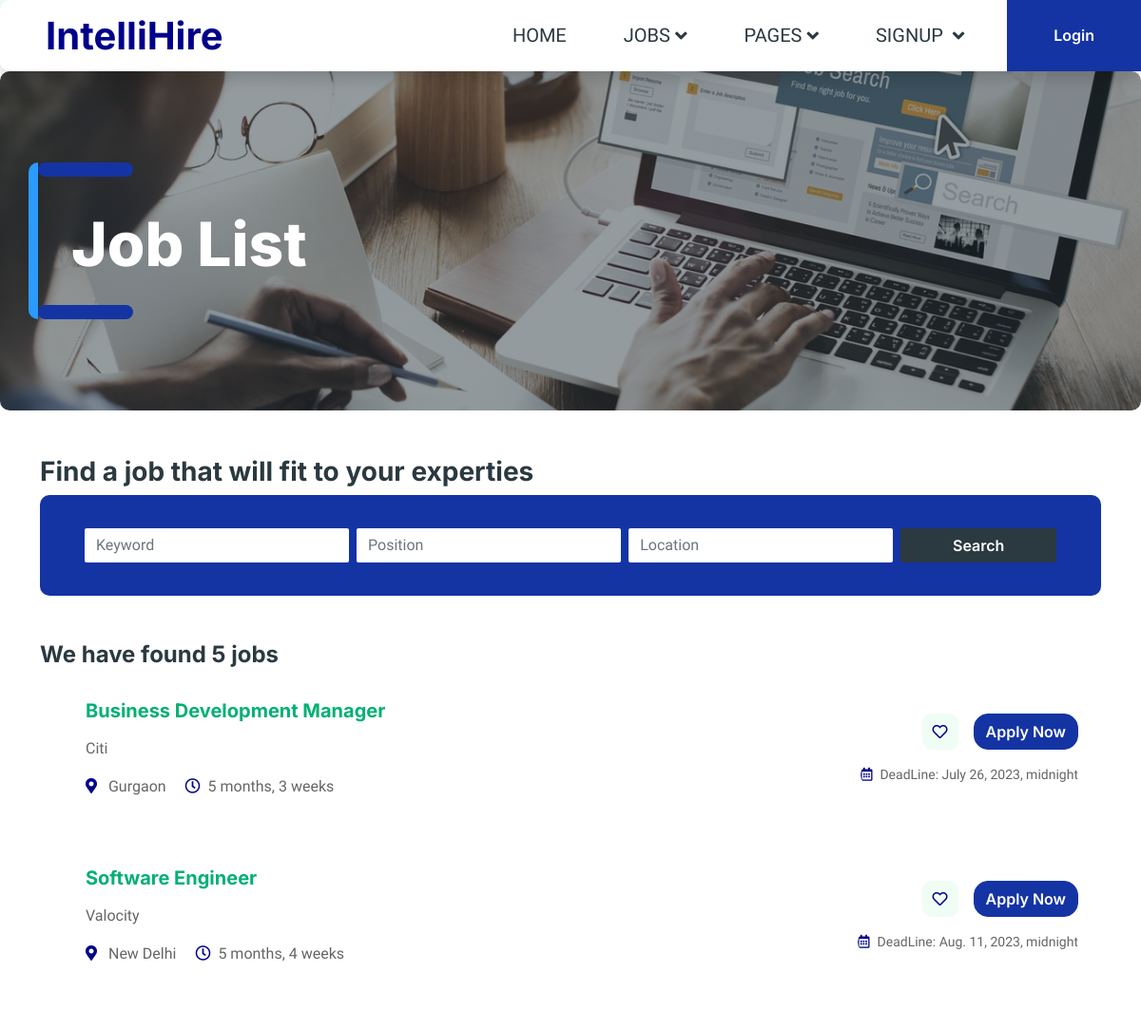
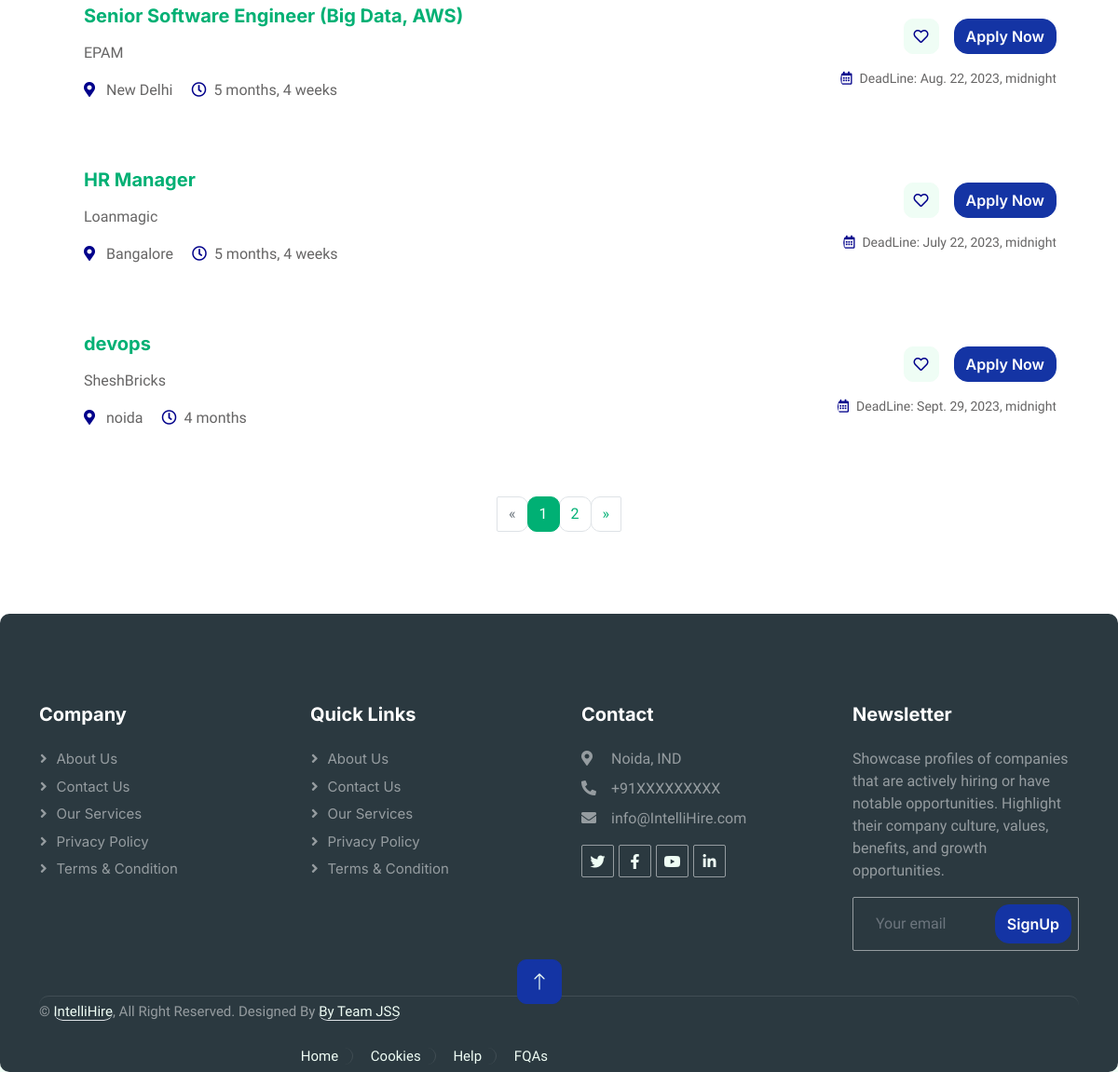
Page /jobs on the committed database (2 pictures, top to bottom).
### jobsapp/models.py (models this page shows, shortened)
class Job(models.Model):
    user = models.ForeignKey(User, on_delete=models.CASCADE)
    title = models.CharField(max_length=300)
    description = models.TextField()
    location = models.CharField(max_length=150)
    type = models.CharField(choices=JOB_TYPE, max_length=10)
    category = models.CharField(max_length=100)
    last_date = models.DateTimeField()
    company_name = models.CharField(max_length=100)
    company_description = models.CharField(max_length=300)
    website = models.CharField(max_length=100, default="")
    created_at = models.DateTimeField(auto_now=True)
    filled = models.BooleanField(default=False)

### jobsapp/views/home.py (the view)
# urls.py: path('jobs', JobListView.as_view(), name='jobs'),
class JobListView(ListView):
    model = Job
    template_name = 'jobs/jobs.html'
    context_object_name = 'jobs'
    paginate_by = 5

### templates/jobs/jobs.html (shortened to what this page needs)
{% extends 'base.html' %}
{% load static %}
{% block content %}
 <div class="container-xxl py-5 bg-dark page-header mb-5">
    <div class="container my-5 pt-5 pb-4">
        <h1 class="display-3 text-white mb-3 animated slideInDown">Job List</h1>
    </div>
</div>
    <section class="job-form-section job-form-section--compressed">
        <div class="container">
            <h3 class="heading">Find a <span class="accent">job </span> that will <span class="accent">fit to your experties</span></h4>
    <div class="container-fluid bg-primary mb-5 wow fadeIn" data-wow-delay="0.1s" style="padding: 35px;">
        <div class="container">
            <div class="row g-2">
                            <div class="col-md-10">
                                 <form id="job-main-form" method="get" action="{% url 'jobs:search' %}" class="job-main-form">
                                <div class="row g-2">
                                    <div class="col-md-4">
                                <input type="text" class="form-control border-0" placeholder="Keyword" />
                                    </div>
                                    <div class="col-md-4">
                                            <input type="text" id="profession" name="position"
                                                   placeholder="Position"  style="color: black" class="form-control border-0">
                                    </div>
                                    <div class="col-md-4">
                                            <input type="text" id="location" name="location"
                                                   placeholder="Location" class="form-control border-0">
                                    </div>
                                </div>
                            </div>
                                    <div class="col-md-2">
                                        <button type="submit"
                                                class="btn btn-dark border-0 w-100">Search
                                        </button>
                                    </div>
            </div>
        </div>
    </div>
        </div>
    </section>
    <section>
         <div class="container">
            <h4 class="heading">We have found <span class="accent">{{ jobs.count }}</span> jobs</h3>
            {% for job in jobs %}
            <div class="tab-class text-center wow fadeInUp" data-wow-delay="0.3s">
                <div class="tab-content">
                 <div id="tab-1" class="tab-pane fade show p-0 active">
                            <div class="job-item p-4 mb-4">
                                <div class="row g-4">
                                    <div class="col-sm-12 col-md-8 d-flex align-items-center">
                                    <div class="text-start ps-4">
                                        <h5 class="mb-3">
                                            <a href="{% url 'jobs:jobs-detail' job.id %}">{{ job.title }}</a>
                                        </h5>
                                        <p class="job__company">
                                            {{ job.company_name }}
                                        </p>
                                        <span class="text-truncate me-3"><i class="fa fa-map-marker-alt text-primary me-2"></i> {{ job.location }}</span>
                                        <span class="text-truncate me-3"><i class="far fa-clock text-primary me-2"></i>{{job.created_at|timesince }}</span>
                                    </div>
                                </div>
                                <div class="col-sm-12 col-md-4 d-flex flex-column align-items-start align-items-md-end justify-content-center">
                                    <div class="d-flex mb-3">
                                        <a class="btn btn-light btn-square me-3" href=""><i class="far fa-heart text-primary"></i></a>
                                        <a class="btn btn-primary" href="">Apply Now</a>
                                    </div>
                                    <small class="text-truncate"><i class="far fa-calendar-alt text-primary me-2"></i>DeadLine: {{ job.last_date }}</small>
                                </div>
                            </div>
                        </div>
            {% endfor %}
            {% if is_paginated %}
                <div class="row">
                    <div class="col-md-12">
                        <nav aria-label="Page navigation example" class="d-flex justify-content-center mt-4 mb-4">
                            <ul class="pagination">
                                {% if page_obj.has_previous %}
                                    <li class="page-item">
                                        <a href="?page={{ page_obj.previous_page_number }}"
                                           class="page-link">&laquo;</a>
                                    </li>
                                {% else %}
                                    <li class="page-item disabled">
                                        <a class="page-link">&laquo;</a>
                                    </li>
                                {% endif %}
                                {% for i in page_obj.paginator.page_range %}
                                    {% if page_obj.number == i %}
                                        <li class="page-item active">
                                            <a class="page-link">{{ i }}</a>
                                        </li>
                                    {% else %}
                                        <li class="page-item">
                                            <a href="?page={{ i }}" class="page-link">{{ i }}</a>
                                        </li>
                                    {% endif %}
                                {% endfor %}
                                {% if page_obj.has_next %}
                                    <li class="page-item">
                                        <a href="?page={{ page_obj.next_page_number }}" class="page-link">&raquo;</a>
                                    </li>
                                {% else %}
                                    <li class="page-item disabled">
                                        <a class="page-link">&raquo;</a>
                                    </li>
                                {% endif %}
                            </ul>
                        </nav>
                    </div>
                </div>
            {% endif %}
        </div>
    </section>
{% endblock %}

### static/css/style.css (style rules this page uses)
:root { --primary: #1434A4; --secondary: #2B9BFF; --light: #EFFDF5; --dark: #2B3940; }
.btn { font-family: 'Inter', sans-serif; font-weight: 600; transition: .5s; }
.btn.btn-primary, .btn.btn-secondary { color: #FFFFFF; }
.btn-square { width: 38px; height: 38px; }
.btn-square, .btn-sm-square, .btn-lg-square { padding: 0; display: flex; align-items: center; justify-content: center; font-weight: normal; border-radius: 10px; }
.header-carousel .container, .page-header .container { position: relative; padding: 45px 0 45px 35px; border-left: 10px solid var(--secondary); }
.header-carousel .container::before, .header-carousel .container::after, .page-header .container::before, .page-header .container::after { position: absolute; content: ""; top: 0; left: 0; width: 100px; height: 15px; background: var(--primary); }
.header-carousel .container::after, .page-header .container::after { top: 100%; margin-top: -15px; }
.page-header { background: linear-gradient(rgba(43, 57, 64, .5), rgba(43, 57, 64, .5)), url(../img/carousel-1.jpg) center center no-repeat; background-size: cover; }
.job-item { border-color: rgba(0, 0, 0, .08); box-shadow: none; }

### rows in the picture
Job: title "Business Development Manager", company_name "Citi", location "Gurgaon", created_at "5 months, 3 weeks", last_date "July 26, 2023, midnight"
Job: title "Software Engineer", company_name "Valocity", location "New Delhi", created_at "5 months, 4 weeks", last_date "Aug. 11, 2023, midnight"
Job: title "Senior Software Engineer (Big Data, AWS)", company_name "EPAM", location "New Delhi", created_at "5 months, 4 weeks", last_date "Aug. 22, 2023, midnight"
Job: title "HR Manager", company_name "Loanmagic", location "Bangalore", created_at "5 months, 4 weeks", last_date "July 22, 2023, midnight"
Job: title "devops", company_name "SheshBricks", location "noida", created_at "4 months", last_date "Sept. 29, 2023, midnight"

### other values in the picture
{{ jobs.count }} "5"
{{ i }} "1"
{{ i }} "2"
